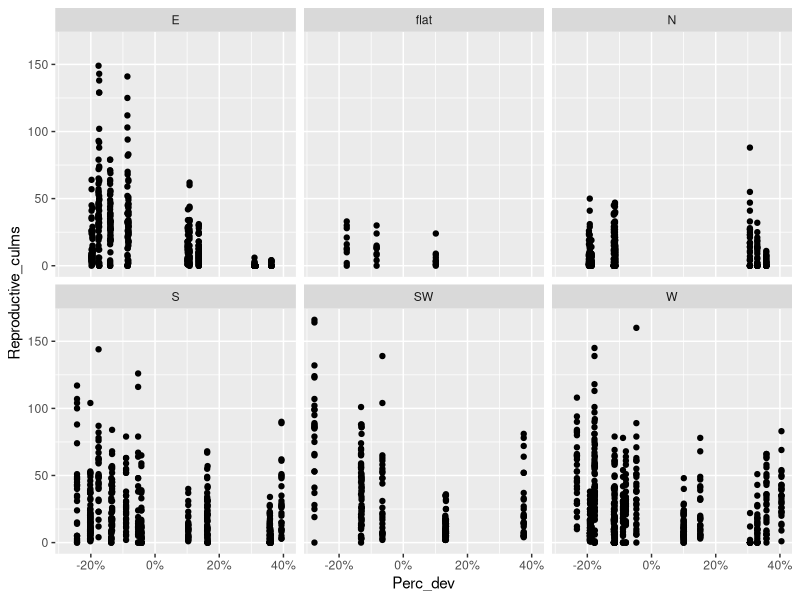

The R script that drew this image:
# Created: 2024-09-23
# Updated: 2024-09-23

# Purpose: Graph culm, cover and density response to precip variation.


library(readxl)
library(tidyverse)
library(scales)

# Load data ---------------------------------------------------------------

dat <- read_csv("data/cleaned/04_demography-data_clean.csv")


# Draft figs --------------------------------------------------------------

dat |> 
  ggplot(aes(x = Perc_dev, y = Reproductive_culms)) +
  geom_point() +
  scale_x_continuous(labels = scales::percent) +
  facet_wrap(~Aspect)
